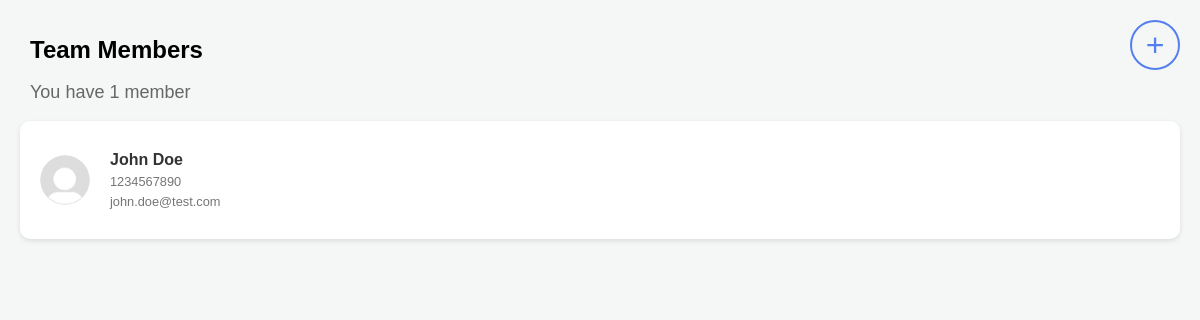
The app's page /, older data.
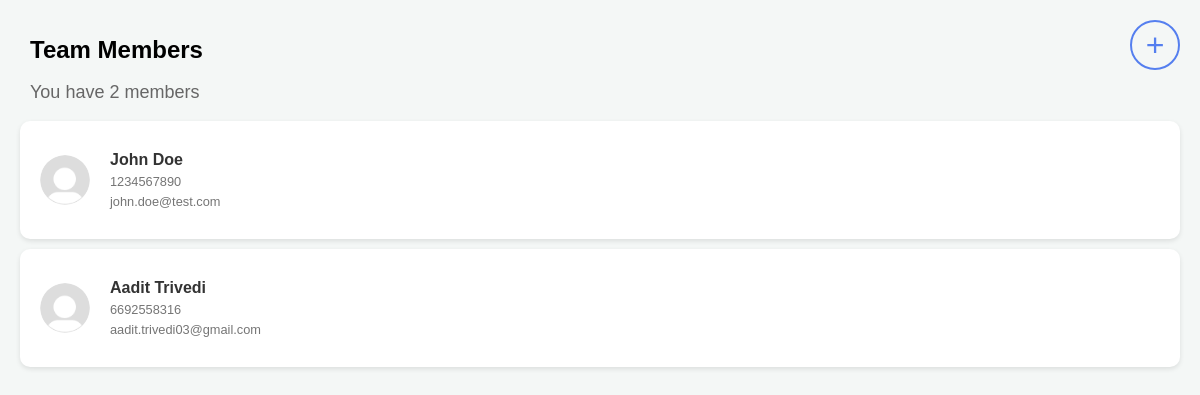
The same page, newer data.
### app/models.py (models this page shows, shortened)
class TeamMember(models.Model):
    first_name = models.CharField(max_length=100)
    last_name = models.CharField(max_length=100)
    phone_number = models.IntegerField(unique=True)
    email = models.EmailField(max_length=100, unique=True)
    role = models.CharField(max_length=10, choices=ROLE.choices(), default=ROLE.REGULAR.value)
    created_at = models.DateTimeField(auto_now_add=True)
    updated_at = models.DateTimeField(auto_now=True)

### app/views.py (the view)
# urls.py: path("", views.teammembers, name="teammembers"),
def teammembers(request):
    teammembers = TeamMember.objects.all()
    template = loader.get_template('teammembers.html')
    context = {
        'teammembers': teammembers,
        'num': len(teammembers)
    }
    return HttpResponse(template.render(context, request))

### app/templates/teammembers.html (shortened to what this page needs)
{% load static %}
<!DOCTYPE html>
<html>
<head>
    <link rel="stylesheet" type="text/css" href="{% static '../static/styles.css' %}">
</head>
<body>
    <h1>Team Members</h1>
    <p>You have {{ num }} member{% if num != 1 %}s{% endif %}</p>
    <button class="add-button" onclick="location.href='{% url 'add_teammember' %}'">+</button>
    <ul>
        {% for teammember in teammembers %}
            <li onclick="location.href='{% url 'update_teammember' id=teammember.id %}'" style="cursor: pointer;">
                <div class="member-container">
                    <img src="{% static '../static/default.png' %}" alt="Profile Picture" class="profile-pic">
                    <div class="member-info">
                        <div class="member-name">{{ teammember.first_name }} {{ teammember.last_name }} {% if teammember.role == "admin" %}(admin){% endif %}</div>
                        <div class="member-phone">{{ teammember.phone_number }}</div>
                        <div class="member-email">{{ teammember.email }}</div>
                    </div>
                </div>
            </li>
        {% endfor %}
    </ul>
</body>
</html>

### app/static/styles.css (style rules this page uses)
body { font-family: 'Arial', sans-serif; background-color: #f4f7f6; margin: 0; padding: 20px; }
h1 { font-size: 24px; padding-left: 10px; }
p { color: #666; font-size: 18px; padding-left: 10px; }
ul { list-style-type: none; padding: 0; }
li { background-color: #fff; margin-bottom: 10px; padding: 20px; border-radius: 10px; box-shadow: 0 2px 5px rgba(0,0,0,0.1); display: flex; justify-content: space-between; align-items: center; }
button { background-color: #557FEF; border: none; color: white; padding: 10px 15px; text-align: center; text-decoration: none; display: inline-block; font-size: 16px; border-radius: 25px; cursor: pointer; }
.add-button { background-color: #f4f7f6; color: #557FEF; position: absolute; top: 20px; right: 20px; border-radius: 50%; width: 50px; height: 50px; display: flex; justify-content: center; align-items: center; font-size: 32px; line-height: 50px; }
.member-container { display: flex; align-items: center; }
.profile-pic { width: 50px; height: 50px; border-radius: 50%; margin-right: 10px; object-fit: cover; background-color: #fff; }
.member-info { padding: 10px; }
.member-name { font-size: 1em; font-weight: bold; color: #333; }
.member-phone, .member-email { font-size: 0.8em; color: #757575; padding-top: 5px; }
button { background-color: white; border: 2px solid #557FEF; color: #557FEF; padding: 10px 15px; text-align: center; text-decoration: none; display: inline-block; font-size: 16px; border-radius: 25px; cursor: pointer; }

Row changes from the older to the newer data that the page shows:
added TeamMember: first_name "Aadit", last_name "Trivedi", phone_number "6692558316", email "aadit.trivedi03@gmail.com"
Text that changed along with them:
{{ num }}: "1" → "2"
text now shown: "s"
